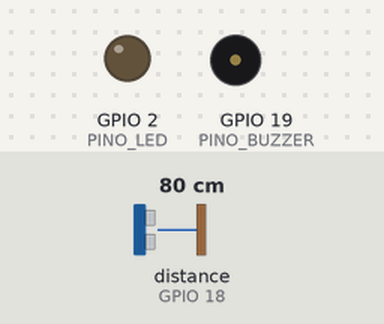
A sketch run on a simulated ESP32. On the bench: output pins drawn as LEDs (lit = HIGH), buzzer (waves = sounding). The test bench sets the inputs (shaded band); at power-on: distance to the obstacle (sensor on GPIO 18) 80 cm. The echo pulse lasts 58.3 µs per cm; WiFi joins after 1.5 s; servers stay silent unless stated; no MQTT or app messages arrive unless stated; pins used as bus, display or sensor lines are not drawn; what the sketch prints to the serial monitor is not drawn.

Above: at 2.9 s.
3.0 s: distance to the obstacle (sensor on GPIO 18) set to 43 cm
11.5 s: distance to the obstacle (sensor on GPIO 18) set to 38 cm
At 15.16 s:
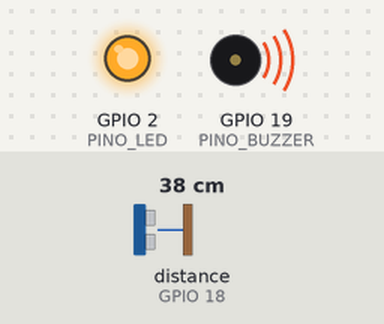
Timing chart, 0 to 21.6 s (numbered marks = the images above; inputs shaded):
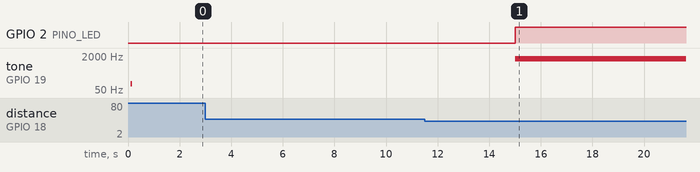

The sketch:

sketch.ino
```cpp
/*
 * ==================================================================
 *  Monitoramento de Enchentes em Areas de Risco com IoT
 *  Universidade Presbiteriana Mackenzie - FCI
 * ==================================================================
 *  ESP32 + HC-SR04 + Buzzer Ativo 5V + MQTT
 *
 *  Le o nivel da agua com sensor ultrassonico, classifica em
 *  NORMAL / ATENCAO / PERIGO conforme o percentual da altura do
 *  canal, aciona o buzzer e publica os dados em JSON via MQTT.
 *
 *  Conexoes (Tabela 1 do artigo):
 *    HC-SR04 VCC  -> 5V (VIN)
 *    HC-SR04 GND  -> GND
 *    HC-SR04 Trig -> GPIO 5
 *    HC-SR04 Echo -> GPIO 18
 *    Buzzer (sinal, pino 2) -> GPIO 19
 *    Buzzer (GND, pino 1)   -> GND
 *
 *  Bibliotecas (Library Manager do Wokwi):
 *    - PubSubClient (Nick O'Leary)
 *    - ArduinoJson  (Benoit Blanchon)
 * ==================================================================
 */

#include <WiFi.h>
#include <PubSubClient.h>
#include <ArduinoJson.h>

// ----------------- CONFIGURACAO DE PINOS -----------------
#define PINO_TRIG   5     // Trigger do HC-SR04
#define PINO_ECHO   18    // Echo do HC-SR04
#define PINO_BUZZER 19    // Buzzer ativo (conforme artigo)
#define PINO_LED    2     // LED onboard (indicador visual)

// ----------------- PARAMETROS DO CANAL -------------------
const float ALTURA_CANAL_CM = 100.0;   // altura do canal monitorado

// Zonas de risco por PERCENTUAL da altura (vide artigo):
const float PCT_ATENCAO = 0.60;   // 60% -> zona de atencao
const float PCT_PERIGO  = 0.80;   // 80% -> zona de perigo

// ----------------- CONFIGURACAO WIFI ---------------------
const char* WIFI_SSID = "Wokwi-GUEST";
const char* WIFI_PASS = "";

// ----------------- CONFIGURACAO MQTT ---------------------
const char* MQTT_BROKER = "broker.hivemq.com";
const int   MQTT_PORTA  = 1883;
const char* MQTT_TOPICO = "cidade/bairro/sensor01/nivel";
const char* MQTT_CLIENT_ID = "esp32-enchente-mackenzie-01";

// Intervalo entre leituras/publicacoes.
// Artigo: 30 s. Reduzido para 5 s para facilitar a demonstracao.
const unsigned long INTERVALO_LEITURA = 5000;

WiFiClient espClient;
PubSubClient mqtt(espClient);
unsigned long ultimaLeitura = 0;
String estadoAtual = "NORMAL";   // estado vigente (atualizado a cada leitura)

// ==================================================================
//  Mede a distancia em cm usando o HC-SR04 (formula d = t*v/2)
// ==================================================================
float medirDistanciaCM() {
  digitalWrite(PINO_TRIG, LOW);
  delayMicroseconds(2);
  digitalWrite(PINO_TRIG, HIGH);     // pulso de disparo de 10 us
  delayMicroseconds(10);
  digitalWrite(PINO_TRIG, LOW);

  long duracao = pulseIn(PINO_ECHO, HIGH, 30000);  // timeout 30 ms
  if (duracao == 0) {
    return -1.0;
  }
  return (duracao * 0.0343) / 2.0;   // v = 343 m/s; ida e volta /2
}

// ==================================================================
//  Conexao WiFi
// ==================================================================
void conectarWiFi() {
  Serial.print("Conectando ao WiFi");
  WiFi.begin(WIFI_SSID, WIFI_PASS);
  while (WiFi.status() != WL_CONNECTED) {
    delay(300);
    Serial.print(".");
  }
  Serial.println();
  Serial.print("WiFi conectado. IP: ");
  Serial.println(WiFi.localIP());
}

// ==================================================================
//  Conexao / reconexao ao broker MQTT
// ==================================================================
void conectarMQTT() {
  while (!mqtt.connected()) {
    Serial.print("Conectando ao broker MQTT...");
    if (mqtt.connect(MQTT_CLIENT_ID)) {
      Serial.println(" conectado!");
    } else {
      Serial.print(" falhou (rc=");
      Serial.print(mqtt.state());
      Serial.println("). Nova tentativa em 2s.");
      delay(2000);
    }
  }
}

// ==================================================================
//  Padrao sonoro do buzzer conforme o estado.
//  Chamado a CADA ciclo do loop, para que o alarme seja
//  continuo enquanto o nivel permanecer critico.
// ==================================================================
void tocarAlertaSonoro(const String& estado) {
  if (estado == "PERIGO") {
    // Sirene: bipes rapidos e repetidos (~2,5 kHz)
    for (int i = 0; i < 4; i++) {
      tone(PINO_BUZZER, 2500);
      delay(150);
      noTone(PINO_BUZZER);
      delay(80);
    }
  } else if (estado == "ATENCAO") {
    // Bipe unico mais grave
    tone(PINO_BUZZER, 1500);
    delay(300);
    noTone(PINO_BUZZER);
  } else {
    noTone(PINO_BUZZER);   // NORMAL = silencio
  }
}

// ==================================================================
//  "Aquecimento" do buzzer: o primeiro tom no Wokwi costuma nao
//  ser ouvido, entao disparamos um tom curto e inaudivel no setup.
// ==================================================================
void aquecerBuzzer() {
  tone(PINO_BUZZER, 100);
  delay(60);
  noTone(PINO_BUZZER);
  delay(40);
}

// ==================================================================
//  SETUP
// ==================================================================
void setup() {
  Serial.begin(115200);
  delay(100);

  pinMode(PINO_TRIG, OUTPUT);
  pinMode(PINO_ECHO, INPUT);
  pinMode(PINO_BUZZER, OUTPUT);
  pinMode(PINO_LED, OUTPUT);

  aquecerBuzzer();

  Serial.println("\n=== Monitoramento de Enchentes IoT - Mackenzie ===");

  conectarWiFi();
  mqtt.setServer(MQTT_BROKER, MQTT_PORTA);
  conectarMQTT();
}

// ==================================================================
//  Faz uma nova leitura, classifica e publica (a cada intervalo)
// ==================================================================
void processarLeitura() {
  float distancia = medirDistanciaCM();
  if (distancia < 0) {
    Serial.println("Falha na leitura do sensor HC-SR04.");
    return;
  }

  float nivelAgua = ALTURA_CANAL_CM - distancia;
  if (nivelAgua < 0) nivelAgua = 0;
  if (nivelAgua > ALTURA_CANAL_CM) nivelAgua = ALTURA_CANAL_CM;

  float percentual = nivelAgua / ALTURA_CANAL_CM;

  if (percentual >= PCT_PERIGO) {
    estadoAtual = "PERIGO";
  } else if (percentual >= PCT_ATENCAO) {
    estadoAtual = "ATENCAO";
  } else {
    estadoAtual = "NORMAL";
  }

  // LED aceso quando ha qualquer alerta
  digitalWrite(PINO_LED, estadoAtual == "NORMAL" ? LOW : HIGH);

  // Monta e publica o JSON
  StaticJsonDocument<256> doc;
  doc["sensor"]       = "sensor01";
  doc["local"]        = "cidade/bairro";
  doc["distancia_cm"] = round(distancia * 10) / 10.0;
  doc["nivel_cm"]     = round(nivelAgua * 10) / 10.0;
  doc["percentual"]   = round(percentual * 1000) / 10.0;
  doc["estado"]       = estadoAtual;
  doc["timestamp_ms"] = millis();

  char payload[256];
  serializeJson(doc, payload);

  if (mqtt.publish(MQTT_TOPICO, payload)) {
    Serial.print("Publicado -> ");
    Serial.println(payload);
  } else {
    Serial.println("Falha ao publicar no MQTT.");
  }
}

// ==================================================================
//  LOOP
// ==================================================================
void loop() {
  if (!mqtt.connected()) {
    conectarMQTT();
  }
  mqtt.loop();

  // Atualiza a leitura/publicacao no intervalo definido
  unsigned long agora = millis();
  if (agora - ultimaLeitura >= INTERVALO_LEITURA) {
    ultimaLeitura = agora;
    processarLeitura();
  }

  // O alarme sonoro toca continuamente (a cada ciclo) enquanto
  // o estado for critico, refletindo o nivel atual em tempo real.
  tocarAlertaSonoro(estadoAtual);
}
```

Measured:
- the behaviour switches between 41 and 40 cm on distance to the obstacle (sensor on GPIO 18) (found by bisection; images 0 and 1)
- after the input at 3.0 s, every drawn part: stays the same
- after the input at 11.5 s, GPIO 2 (PINO_LED): LOW → HIGH after 3.5 s; tone on GPIO 19 (PINO_BUZZER): silent → 1500 Hz after 3.5 s, → silent 5.1 s later, → 1500 Hz 0.01 s later
